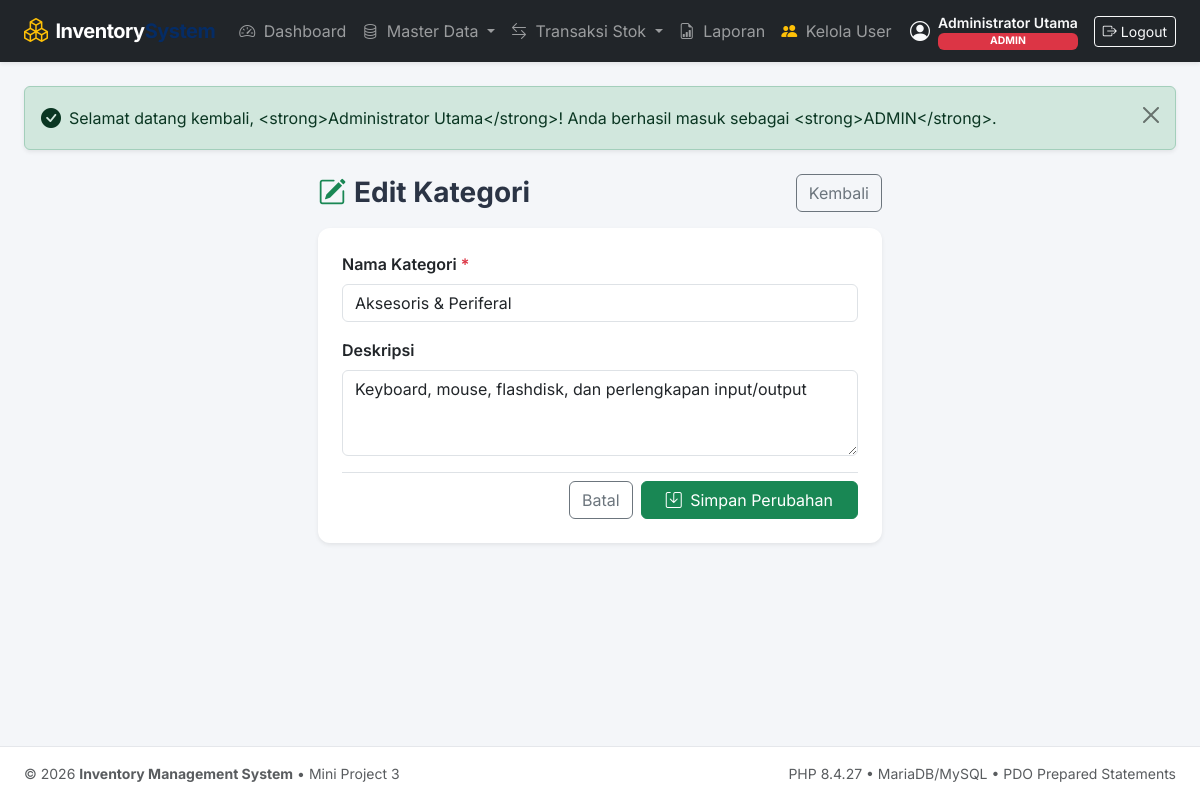
Screenshot of /categories/edit.php?id=2 (signed in) with the database file from the repository.
### tables this page shows
CREATE TABLE `categories` (
    `id` INT AUTO_INCREMENT PRIMARY KEY,
    `name` VARCHAR(100) NOT NULL UNIQUE,
    `description` TEXT NULL,
    `created_at` TIMESTAMP DEFAULT CURRENT_TIMESTAMP
);

### helpers/escape.php (called while the page is built, shortened)
<?php
if (!function_exists('e')) {
    function e($string): string
    {
        return htmlspecialchars((string)($string ?? ''), ENT_QUOTES, 'UTF-8');
    }
}

### public/categories/edit.php (the view, shortened to what this page needs)
<?php
require_once __DIR__ . '/../../config/database.php';
require_once __DIR__ . '/../../helpers/escape.php';
require_once __DIR__ . '/../../helpers/flash.php';
$id = (int)($_GET['id'] ?? 0);
$stmt = $pdo->prepare("SELECT * FROM categories WHERE id = :id");
$stmt->execute(['id' => $id]);
$category = $stmt->fetch();
$name = $category['name'];
$description = $category['description'];
require __DIR__ . '/../../views/header.php';
?>
<div class="row justify-content-center">
    <div class="col-md-6">
        <div class="d-flex justify-content-between align-items-center mb-3">
            <h3 class="fw-bold mb-0"><i class="bi bi-pencil-square text-success me-2"></i>Edit Kategori</h3>
            <a href="index.php" class="btn btn-outline-secondary">Kembali</a>
        </div>
        <div class="card shadow-sm border-0">
            <div class="card-body p-4">
                <form method="POST" action="edit.php?id=<?= $id ?>">
                    <div class="mb-3">
                        <label for="name" class="form-label fw-semibold">Nama Kategori <span class="text-danger">*</span></label>
                        <input type="text" class="form-control" id="name" name="name" value="<?= e($name) ?>" required>
                    </div>
                    <div class="mb-3">
                        <label for="description" class="form-label fw-semibold">Deskripsi</label>
                        <textarea class="form-control" id="description" name="description" rows="3"><?= e($description) ?></textarea>
                    </div>
                    <div class="d-flex justify-content-end gap-2 pt-2 border-top">
                        <a href="index.php" class="btn btn-outline-secondary">Batal</a>
                        <button type="submit" class="btn btn-success px-4">
                            <i class="bi bi-save me-1"></i> Simpan Perubahan
                        </button>
                    </div>
                </form>
            </div>
        </div>
    </div>
</div>
<?php require __DIR__ . '/../../views/footer.php'; ?>

### views/header.php (style rules this page uses)
body { font-family: 'Inter', -apple-system, BlinkMacSystemFont, "Segoe UI", Roboto, sans-serif; background-color: #f4f6f9; color: #2b3445; min-height: 100vh; display: flex; flex-direction: column; }
.card { border: 1px solid rgba(0,0,0,0.06); border-radius: 0.75rem; box-shadow: 0 0.125rem 0.25rem rgba(0,0,0,0.04); }

### rows the page displays
categories: name "Aksesoris & Periferal", description "Keyboard, mouse, flashdisk, dan perlengkapan input/output"

### other values shown
$user['full_name'] "Administrator Utama"
$role "ADMIN"
$msg['message'] "Selamat datang kembali, <strong>Administrator Utama</strong>! Anda berhasil masuk sebagai <strong>ADMIN</strong>."
PHP_VERSION "8.4.27"
